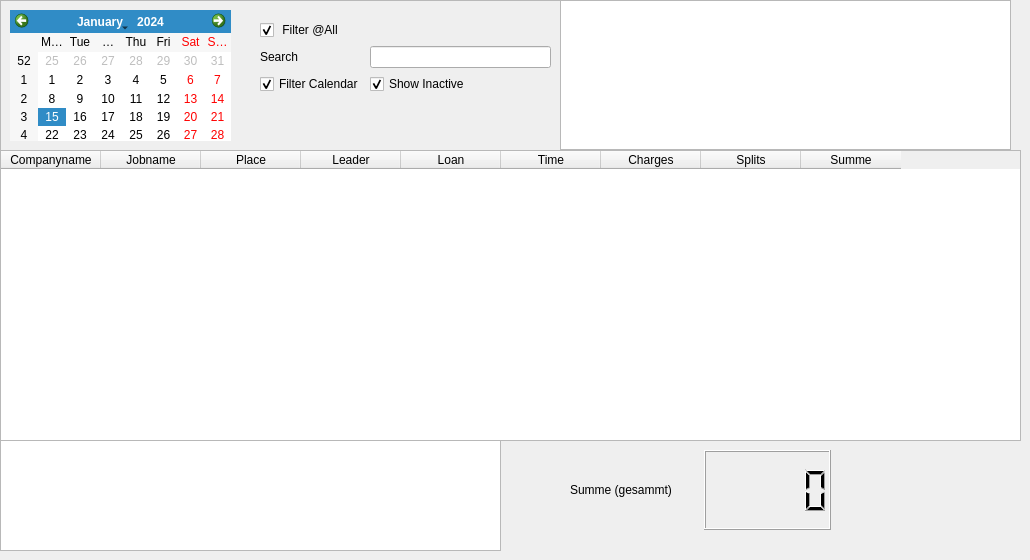
      <widget class="QWidget" name="tab_4">
       <attribute name="title">
        <string>Overview for all</string>
       </attribute>
       <widget class="QTableWidget" name="infoExel">
        <property name="geometry">
         <rect>
          <x>0</x>
          <y>150</y>
          <width>1021</width>
          <height>291</height>
         </rect>
        </property>
        <property name="editTriggers">
         <set>QAbstractItemView::NoEditTriggers</set>
        </property>
        <property name="horizontalScrollMode">
         <enum>QAbstractItemView::ScrollPerPixel</enum>
        </property>
        <property name="sortingEnabled">
         <bool>true</bool>
        </property>
        <property name="columnCount">
         <number>9</number>
        </property>
        <attribute name="horizontalHeaderShowSortIndicator" stdset="0">
         <bool>true</bool>
        </attribute>
        <column>
         <property name="text">
          <string>Companyname</string>
         </property>
        </column>
        <column>
         <property name="text">
          <string>Jobname</string>
         </property>
        </column>
        <column>
         <property name="text">
          <string>Place</string>
         </property>
        </column>
        <column>
         <property name="text">
          <string>Leader</string>
         </property>
        </column>
        <column>
         <property name="text">
          <string>Loan</string>
         </property>
        </column>
        <column>
         <property name="text">
          <string>Time</string>
         </property>
        </column>
        <column>
         <property name="text">
          <string>Charges</string>
         </property>
        </column>
        <column>
         <property name="text">
          <string>Splits</string>
         </property>
        </column>
        <column>
         <property name="text">
          <string>Summe</string>
         </property>
        </column>
       </widget>
       <widget class="QFrame" name="frame_7">
        <property name="geometry">
         <rect>
          <x>0</x>
          <y>0</y>
          <width>561</width>
          <height>151</height>
         </rect>
        </property>
        <property name="frameShape">
         <enum>QFrame::StyledPanel</enum>
        </property>
        <property name="frameShadow">
         <enum>QFrame::Raised</enum>
        </property>
        <widget class="QWidget" name="formLayoutWidget_5">
         <property name="geometry">
          <rect>
           <x>260</x>
           <y>20</y>
           <width>291</width>
           <height>82</height>
          </rect>
         </property>
         <layout class="QFormLayout" name="formLayout_5">
          <property name="labelAlignment">
           <set>Qt::AlignLeading|Qt::AlignLeft|Qt::AlignVCenter</set>
          </property>
          <item row="0" column="0">
           <widget class="QCheckBox" name="filterAll">
            <property name="text">
             <string> Filter @All</string>
            </property>
            <property name="checked">
             <bool>true</bool>
            </property>
           </widget>
          </item>
          <item row="3" column="0">
           <widget class="QCheckBox" name="filterCalendar">
            <property name="text">
             <string>Filter Calendar</string>
            </property>
            <property name="checked">
             <bool>true</bool>
            </property>
           </widget>
          </item>
          <item row="2" column="0">
           <widget class="QLabel" name="label_19">
            <property name="text">
             <string>Search</string>
            </property>
           </widget>
          </item>
          <item row="2" column="1">
           <widget class="QLineEdit" name="infoSearch">
            <property name="text">
             <string/>
            </property>
           </widget>
          </item>
          <item row="3" column="1">
           <widget class="QCheckBox" name="filterInactive">
            <property name="text">
             <string>Show Inactive</string>
            </property>
            <property name="checked">
             <bool>true</bool>
            </property>
           </widget>
          </item>
         </layout>
        </widget>
        <widget class="QCalendarWidget" name="workCalendar">
         <property name="geometry">
          <rect>
           <x>10</x>
           <y>10</y>
           <width>221</width>
           <height>131</height>
          </rect>
         </property>
        </widget>
       </widget>
       <widget class="QFrame" name="graphFrame">
        <property name="geometry">
         <rect>
          <x>560</x>
          <y>0</y>
          <width>451</width>
          <height>151</height>
         </rect>
        </property>
        <property name="frameShape">
         <enum>QFrame::StyledPanel</enum>
        </property>
        <property name="frameShadow">
         <enum>QFrame::Raised</enum>
        </property>
        <widget class="QGraphicsView" name="graphView">
         <property name="geometry">
          <rect>
           <x>0</x>
           <y>0</y>
           <width>451</width>
           <height>150</height>
          </rect>
         </property>
        </widget>
       </widget>
       <widget class="QWidget" name="horizontalLayoutWidget">
        <property name="geometry">
         <rect>
          <x>570</x>
          <y>450</y>
          <width>261</width>
          <height>80</height>
         </rect>
        </property>
        <layout class="QHBoxLayout" name="horizontalLayout">
         <item>
          <widget class="QLabel" name="label_10">
           <property name="text">
            <string>Summe (gesammt)</string>
           </property>
          </widget>
         </item>
         <item>
          <widget class="QLCDNumber" name="amount"/>
         </item>
        </layout>
       </widget>
       <widget class="QTextEdit" name="infoExelCredits">
        <property name="geometry">
         <rect>
          <x>0</x>
          <y>440</y>
          <width>501</width>
          <height>111</height>
         </rect>
        </property>
        <property name="readOnly">
         <bool>true</bool>
        </property>
       </widget>
      </widget>
